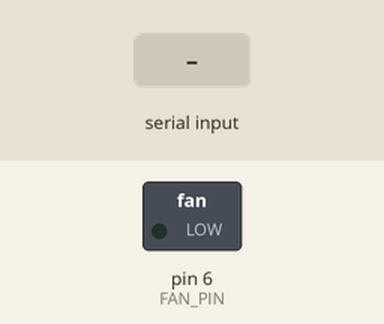
Recording of a sketch running on a simulated Arduino Uno, built with avr-gcc and run on an emulated ATmega328P. Shown: switched loads named in the sketch (green lamp = pin HIGH). Inputs (shaded band) come from the test bench. What the sketch prints to the serial monitor is not drawn.

Above: at 1.3 s.
1.4 s: "90,45\n" received over Serial
At 2.6 s:
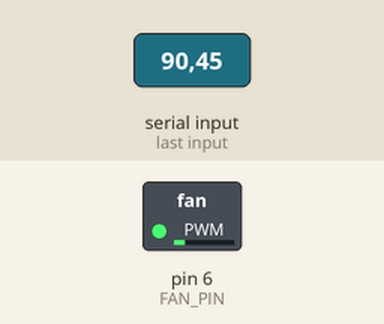
2.9 s: "30,150\n" received over Serial
At 3.8 s:
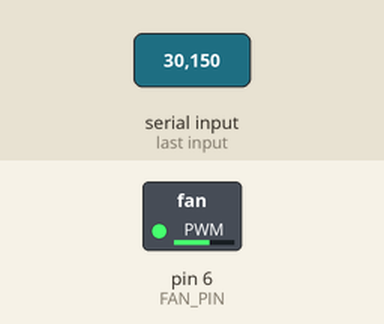
4.4 s: "200\n" received over Serial
At 4.8 s:
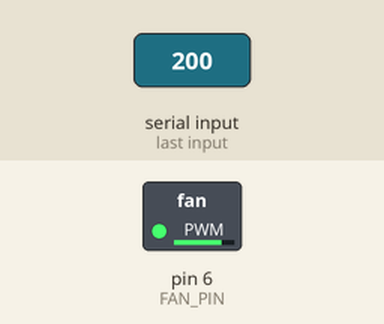
5.9 s: "90\n" received over Serial
At 7.1 s:
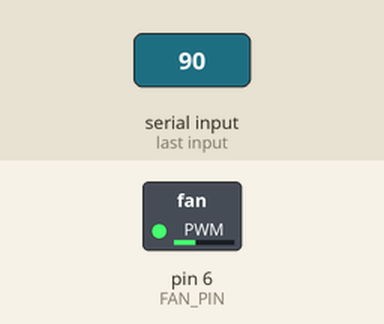
Timing chart, 0 to 8.4 s (numbered marks = the images above; inputs shaded):
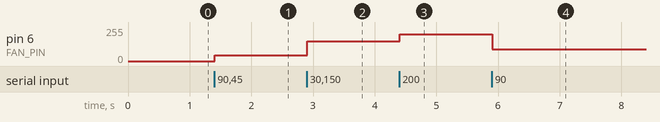

The sketch:

fan_test.ino
```cpp
/*
  선풍기 동작 확인 전용 최소 테스트 스케치 (진단용, 평소 사용하는 스케치 아님)

  목적: eyecan_integrated_control_v2.ino의 메뉴/시리얼 프로토콜을 전부 걷어내고
        선풍기 핀(D6) PWM만 직접 켜서, 소프트웨어(명령 전달) 문제인지 하드웨어
        (배선/전원/모터드라이버/모터 자체) 문제인지 가른다.

  핀은 eyecan_integrated_control_v2.ino와 동일: 선풍기 -> 6번 핀

  사용법
    1) 업로드 후 시리얼 모니터(9600bps, Newline) 연다.
    2) 자동으로 0 -> 120(최소 구동 PWM) -> 180 -> 255(최대) 순으로 3초씩 돌며
       시리얼에 지금 PWM 값을 찍는다.
    3) 그 사이에 숫자(0~255)를 직접 입력해서 원하는 PWM 값으로 즉시 바꿔볼 수도 있다.

  판정 방법
    - 자동 사이클 중 어느 단계에서든 팬이 돈다        -> 배선/전원/모터 정상,
      메인 스케치 쪽(명령 경로) 문제로 좁혀짐
    - 255(최대)까지 줘도 전혀 안 돈다, 소리도 없다     -> 신호선(D6) 단선, 공통 GND
      누락, 또는 모터드라이버/모터 자체 전원 문제
    - 소리만 나고 날개가 안 돈다                       -> 전류 부족 또는 기계적 걸림
*/

const int FAN_PIN = 6;
const int FAN_MIN_PWM = 120; // eyecan_integrated_control_v2.ino와 동일 - 이보다 낮으면 이 팬은 아예 안 돌 수 있음

int pwmValue = 0;

void setFan(int value) {
  pwmValue = constrain(value, 0, 255);
  analogWrite(FAN_PIN, pwmValue);
  Serial.print(F("팬 PWM -> "));
  Serial.println(pwmValue);
}

void setup() {
  Serial.begin(9600);
  pinMode(FAN_PIN, OUTPUT);
  analogWrite(FAN_PIN, 0);

  Serial.println();
  Serial.println(F("=== 선풍기 단독 테스트 (D6) ==="));
  Serial.println(F("자동으로 0 -> 120 -> 180 -> 255 순서로 3초씩 돌립니다."));
  Serial.println(F("시리얼 모니터에 0~255 숫자를 입력하면 그 값으로 바로 바뀝니다."));
}

void loop() {
  static const int steps[] = { 0, FAN_MIN_PWM, 180, 255 };
  static const int stepCount = sizeof(steps) / sizeof(steps[0]);
  static int stepIndex = 0;
  static unsigned long stepStartedMs = 0;
  static bool manualOverride = false;

  if (Serial.available() > 0) {
    int value = Serial.parseInt();
    while (Serial.available() > 0) Serial.read(); // 남은 개행 등 비움
    manualOverride = true;
    setFan(value);
  }

  if (!manualOverride) {
    if (stepStartedMs == 0) {
      stepStartedMs = millis();
      setFan(steps[stepIndex]);
    }
    if (millis() - stepStartedMs >= 3000) {
      stepIndex = (stepIndex + 1) % stepCount;
      stepStartedMs = millis();
      setFan(steps[stepIndex]);
    }
  }
}
```

Measured:
- after the input at 1.4 s, pin 6 (FAN_PIN): 0/255 → 45/255 at once
- after the input at 2.9 s, pin 6 (FAN_PIN): 45/255 → 150/255 at once
- after the input at 4.4 s, pin 6 (FAN_PIN): 150/255 → 200/255 at once
- after the input at 5.9 s, pin 6 (FAN_PIN): 200/255 → 90/255 at once
